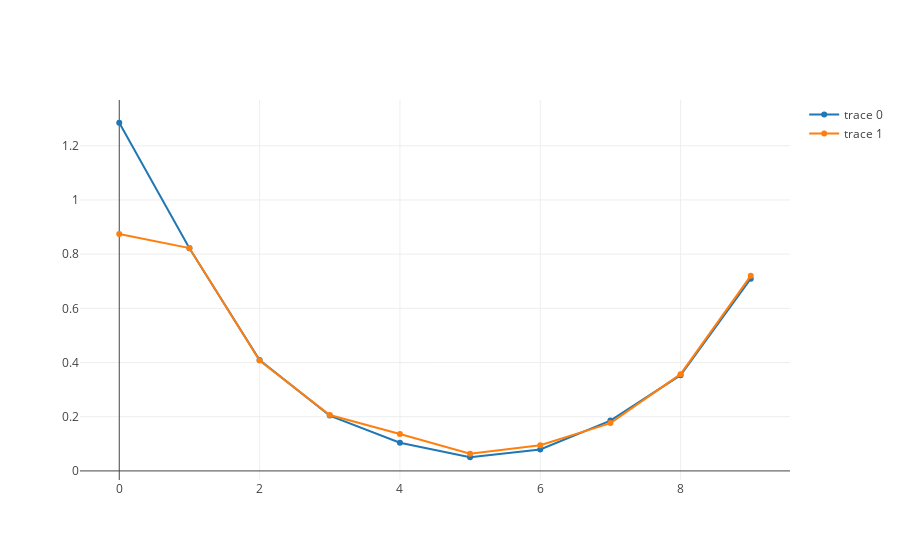

This figure's notebook cell:
### Code cell
TD(10,10000,.01,.5)

### Figure 1 — Plotly figure (JSON) as saved in the notebook; plotly's stock layout.template omitted (floating-point values rounded to 4 significant figures)
{"data": [{"type": "scatter", "x": [0, 1, 2, 3, 4, 5, 6, 7, 8, 9], "y": [1.285, 0.8217, 0.4095, 0.2042, 0.1042, 0.05041, 0.07933, 0.1856, 0.3534, 0.7091]}, {"type": "scatter", "x": [0, 1, 2, 3, 4, 5, 6, 7, 8, 9], "y": [0.8746, 0.8225, 0.4074, 0.206, 0.1365, 0.06307, 0.09489, 0.1765, 0.3571, 0.7199]}], "layout": {}}
